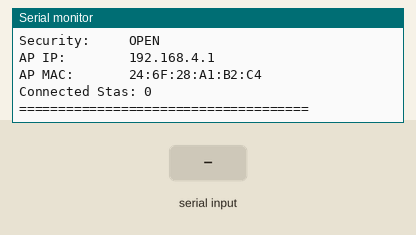
A sketch run on a simulated ESP32. Parts: the last lines printed to the serial monitor. The inputs (shaded band) are chosen by the test bench.

Above: at 2.2 s.
2.3 s: "STOP\n" received over Serial
At 3.3 s:
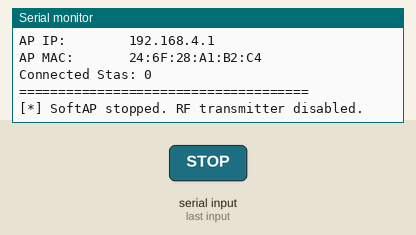
3.8 s: "STATUS\n" received over Serial
At 4.3 s:
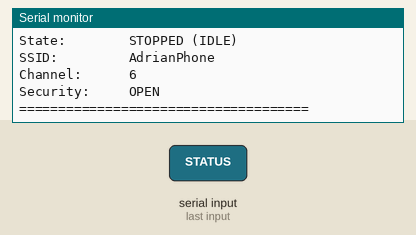
5.3 s: "SET SSID \n" received over Serial
At 6.5 s:
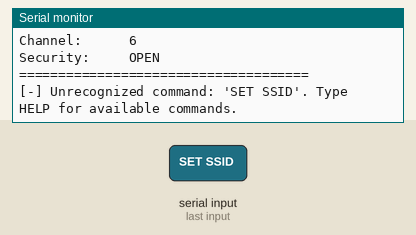
6.8 s: "set ssid \n" received over Serial
At 8.0 s:
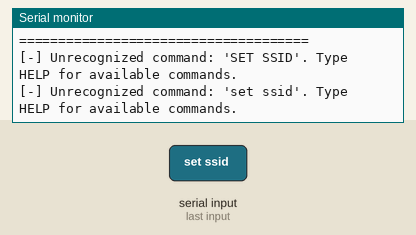
8.3 s: "START\n" received over Serial
At 11.0 s:
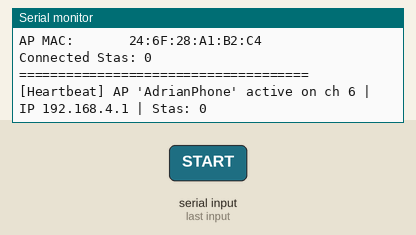
11.3 s: "SET CHANNEL \n" received over Serial
At 12.6 s:
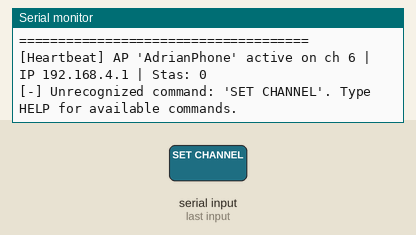

Measured:
- after the input at 2.3 s, the serial monitor: prints a new line at once (image 1)
- after the input at 3.8 s, the serial monitor: prints a new line at once (image 2)
- after the input at 5.3 s, the serial monitor: prints a new line at once (image 3)
- after the input at 6.8 s, the serial monitor: prints a new line at once (image 4)
- after the input at 8.3 s, the serial monitor: prints a new line at once (image 5)
- after the input at 11.3 s, the serial monitor: prints a new line at once (image 6)

The sketch:

esp32_rogue_ap.ino
```cpp
#include <Arduino.h>
#include <WiFi.h>
#include <esp_mac.h>

// =============================================================================
// Rogue AP Firmware for Controlled RF Threat Localization & Detection Testing
// Hardware Target: ESP32-WROOM (e.g., Freenove ESP32-WROOM)
// Note: Purely transmits controlled 802.11 beacons / frames for RF sensing.
//       No captive portal, credential harvesting, or exploitation payloads.
// =============================================================================

// Default AP configuration
String apSSID = "AdrianPhone";
String apPassword = ""; // Empty string = OPEN network
int apChannel = 6;
bool apRunning = false;

// Periodic status report timer
unsigned long lastStatusPrintMs = 0;
const unsigned long STATUS_INTERVAL_MS = 10000;

void printStatus() {
  Serial.println("\n========== ROGUE AP STATUS ==========");
  Serial.print("State:        ");
  Serial.println(apRunning ? "RUNNING (ACTIVE TRANSMITTING)" : "STOPPED (IDLE)");
  Serial.print("SSID:         ");
  Serial.println(apSSID);
  Serial.print("Channel:      ");
  Serial.println(apChannel);
  Serial.print("Security:     ");
  Serial.println(apPassword.length() == 0 ? "OPEN" : "WPA2_PSK");
  if (apRunning) {
    Serial.print("AP IP:        ");
    Serial.println(WiFi.softAPIP());
    Serial.print("AP MAC:       ");
    Serial.println(WiFi.softAPmacAddress());
    Serial.print("Connected Stas: ");
    Serial.println(WiFi.softAPgetStationNum());
  }
  Serial.println("=====================================\n");
}

void printHelp() {
  Serial.println("\n--- Rogue AP Interactive CLI Commands ---");
  Serial.println("  SET SSID <name>     : Set AP SSID (e.g. SET SSID CorpNet-Secure)");
  Serial.println("  SET CHANNEL <1-13>  : Set AP Channel (e.g. SET CHANNEL 6)");
  Serial.println("  SET PASSWORD <pass> : Set WPA2 password, or empty/none for OPEN (min 8 chars)");
  Serial.println("  START               : Launch SoftAP with current configuration");
  Serial.println("  STOP                : Shut down SoftAP");
  Serial.println("  STATUS              : Print current configuration and state");
  Serial.println("  HELP                : Show this command menu");
  Serial.println("-----------------------------------------\n");
}

void startAP() {
  if (apRunning) {
    WiFi.softAPdisconnect(true);
    delay(100);
  }

  WiFi.mode(WIFI_AP);
  const char* pass = (apPassword.length() >= 8) ? apPassword.c_str() : nullptr;
  bool ok = WiFi.softAP(apSSID.c_str(), pass, apChannel, 0, 4);

  if (ok) {
    apRunning = true;
    Serial.println("[+] SoftAP started successfully!");
    printStatus();
  } else {
    apRunning = false;
    Serial.println("[-] Failed to start SoftAP.");
  }
}

void stopAP() {
  if (apRunning) {
    WiFi.softAPdisconnect(true);
    WiFi.mode(WIFI_OFF);
    apRunning = false;
    Serial.println("[*] SoftAP stopped. RF transmitter disabled.");
  } else {
    Serial.println("[*] SoftAP is already stopped.");
  }
}

void processCliCommand(String cmd) {
  cmd.trim();
  if (cmd.length() == 0) return;

  if (cmd.equalsIgnoreCase("HELP") || cmd.equalsIgnoreCase("?")) {
    printHelp();
  } else if (cmd.equalsIgnoreCase("STATUS")) {
    printStatus();
  } else if (cmd.equalsIgnoreCase("START")) {
    startAP();
  } else if (cmd.equalsIgnoreCase("STOP")) {
    stopAP();
  } else if (cmd.startsWith("SET SSID ") || cmd.startsWith("set ssid ")) {
    String newSsid = cmd.substring(9);
    newSsid.trim();
    if (newSsid.length() > 0 && newSsid.length() <= 32) {
      apSSID = newSsid;
      Serial.printf("[*] SSID updated to: '%s'\n", apSSID.c_str());
      if (apRunning) {
        Serial.println("[*] Restarting AP with new SSID...");
        startAP();
      }
    } else {
      Serial.println("[-] Error: SSID length must be between 1 and 32 characters.");
    }
  } else if (cmd.startsWith("SET CHANNEL ") || cmd.startsWith("set channel ")) {
    String chStr = cmd.substring(12);
    chStr.trim();
    int ch = chStr.toInt();
    if (ch >= 1 && ch <= 13) {
      apChannel = ch;
      Serial.printf("[*] Channel updated to: %d\n", apChannel);
      if (apRunning) {
        Serial.println("[*] Restarting AP on new channel...");
        startAP();
      }
    } else {
      Serial.println("[-] Error: Channel must be between 1 and 13.");
    }
  } else if (cmd.startsWith("SET PASSWORD ") || cmd.startsWith("set password ")) {
    String pw = cmd.substring(13);
    pw.trim();
    if (pw.equalsIgnoreCase("none") || pw.equalsIgnoreCase("open") || pw.length() == 0) {
      apPassword = "";
      Serial.println("[*] Password removed (Network is now OPEN).");
    } else if (pw.length() >= 8 && pw.length() <= 64) {
      apPassword = pw;
      Serial.printf("[*] Password set (%d chars, WPA2_PSK).\n", apPassword.length());
    } else {
      Serial.println("[-] Error: WPA2 password must be at least 8 characters, or 'none' for OPEN.");
      return;
    }
    if (apRunning) {
      Serial.println("[*] Restarting AP with new security profile...");
      startAP();
    }
  } else {
    Serial.printf("[-] Unrecognized command: '%s'. Type HELP for available commands.\n", cmd.c_str());
  }
}

void setup() {
  Serial.begin(115200);
  delay(1000);

  Serial.println("\n\n================================================");
  Serial.println("   ESP32 ROGUE AP TEST TRANSMITTER FIRMWARE    ");
  Serial.println("================================================");

  uint8_t mac[6];
  esp_read_mac(mac, ESP_MAC_WIFI_SOFTAP);
  Serial.printf("[*] Hardware SoftAP MAC: %02X:%02X:%02X:%02X:%02X:%02X\n",
                mac[0], mac[1], mac[2], mac[3], mac[4], mac[5]);

  printHelp();
  // Start AP automatically on boot with defaults
  startAP();
}

void loop() {
  // Read Serial CLI commands
  if (Serial.available() > 0) {
    String line = Serial.readStringUntil('\n');
    processCliCommand(line);
  }

  // Periodic heartbeat / status
  unsigned long now = millis();
  if (apRunning && (now - lastStatusPrintMs >= STATUS_INTERVAL_MS)) {
    lastStatusPrintMs = now;
    Serial.printf("[Heartbeat] AP '%s' active on ch %d | IP %s | Stas: %d\n",
                  apSSID.c_str(), apChannel,
                  WiFi.softAPIP().toString().c_str(),
                  WiFi.softAPgetStationNum());
  }

  delay(20);
}
```
